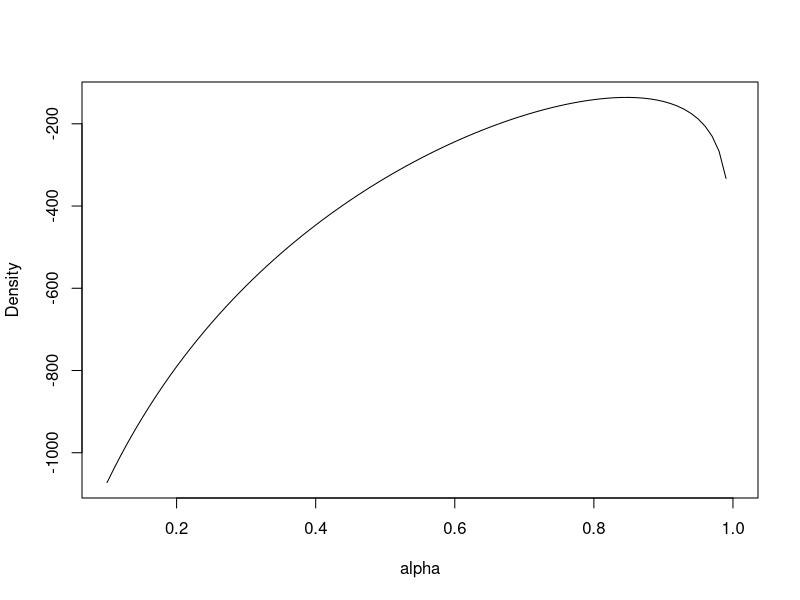
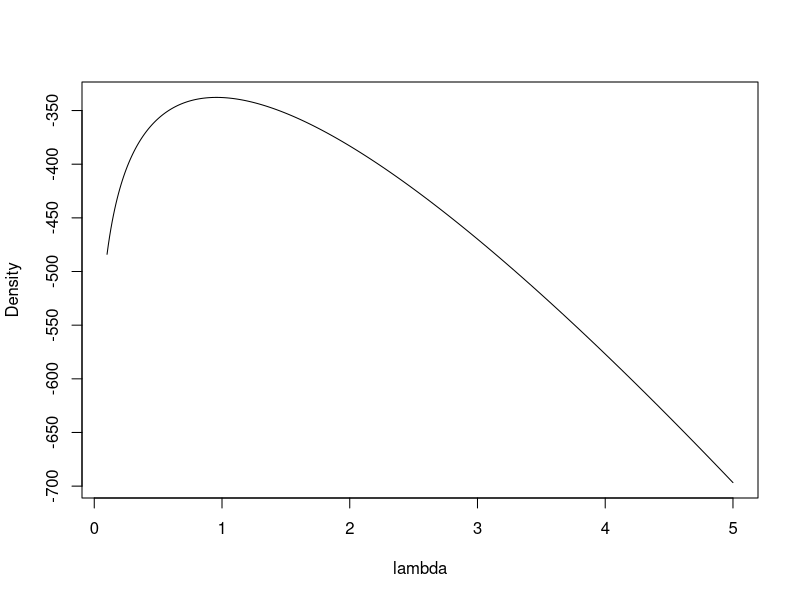

Generate these figures, in order, with R:
# Modelo INAR(1) Poisson
# Inferência Baysiana
# Gibbs Sampling com passos de Metropolis Hastings

# Lê o arquivo CSV
setwd("C:/Users/cleit/OneDrive/Documentos/Projetos/R/sim_est/prova2")
tab <- read.csv("Y1.txt", header = FALSE)
Y <- tab$V1


# Função auxiliar para cálculo das condicionais completas
funT <- function(i, t, alpha, lamb, Y){
    p1 <- lamb^(Y[t]-i)/factorial(Y[t]-i)
    p2 <-choose(Y[t-1],i)
    p3 <- alpha^i*(1-alpha)^(Y[t-1]-i)
    p <- p1*p2*p3
    return(p)
}


# Condicional completa para alpha
logpost_alpha <- function(alpha, lamb, Y, a, b){
    n <- length(Y)
    logp1 <- (a-1)*log(alpha) + (b-1)*log(1-alpha)
    s1 <- 0
    for (t in 2:n){
        Mt <- min(Y[t],Y[t-1])
        if (Mt > 0){
            i_ <- 0:Mt
            y_ <- sapply(i_, function(i) funT(i, t, alpha, lamb, Y))
            s2 <- log(sum(y_))
        } else {
            s2 <- 0
        }
        s1 <- s1 + s2
    }
    p <- s1 + logp1
    return(p)
}


# Condicional completa de lambda
logpost_lamb <- function(lamb, alpha, Y, c, d){
    n <- length(Y)
    logp1 <- -(d+n)*lamb + (c-1)*log(lamb)
    
    s1 = 0
    for (t in 2:n){
        Mt = min(Y[t],Y[t-1])
        if (Mt > 0){
            i_ <- 0:Mt
            y_ <- sapply(i_, function(i) funT(i, t, alpha, lamb, Y))
            s2 <- log(sum(y_))
        } else {
            s2 <- 0
        }
        s1 = s1 + s2
    }
    p <- s1 + logp1
    return(p)
}

# hiperparâmetros das distribuições a priori
a <- 0.001
b <- 0.001
c <- 0.001
d <- 0.001

#####
# Densidade de alpha
lamb <- 1
alpha_ <- seq(0.10, 1.00, by=0.01)
logpdf_alpha <- sapply(alpha_, function(x) logpost_alpha(x,lamb,Y,a,b))
plot(alpha_, logpdf_alpha, type="l", xlab="alpha", ylab="Density")
print(alpha_[which.max(logpdf_alpha)])

#####
#Densidade de lambda
alpha <- 0.85
lamb_ <- seq(0.10, 5.00, by=0.01)
logpdf_lamb <- sapply(lamb_, function(x) logpost_lamb(x,alpha,Y,a,b))
plot(lamb_, logpdf_lamb, type="l", xlab="lambda", ylab="Density")
print(lamb_[which.max(logpdf_lamb)])
